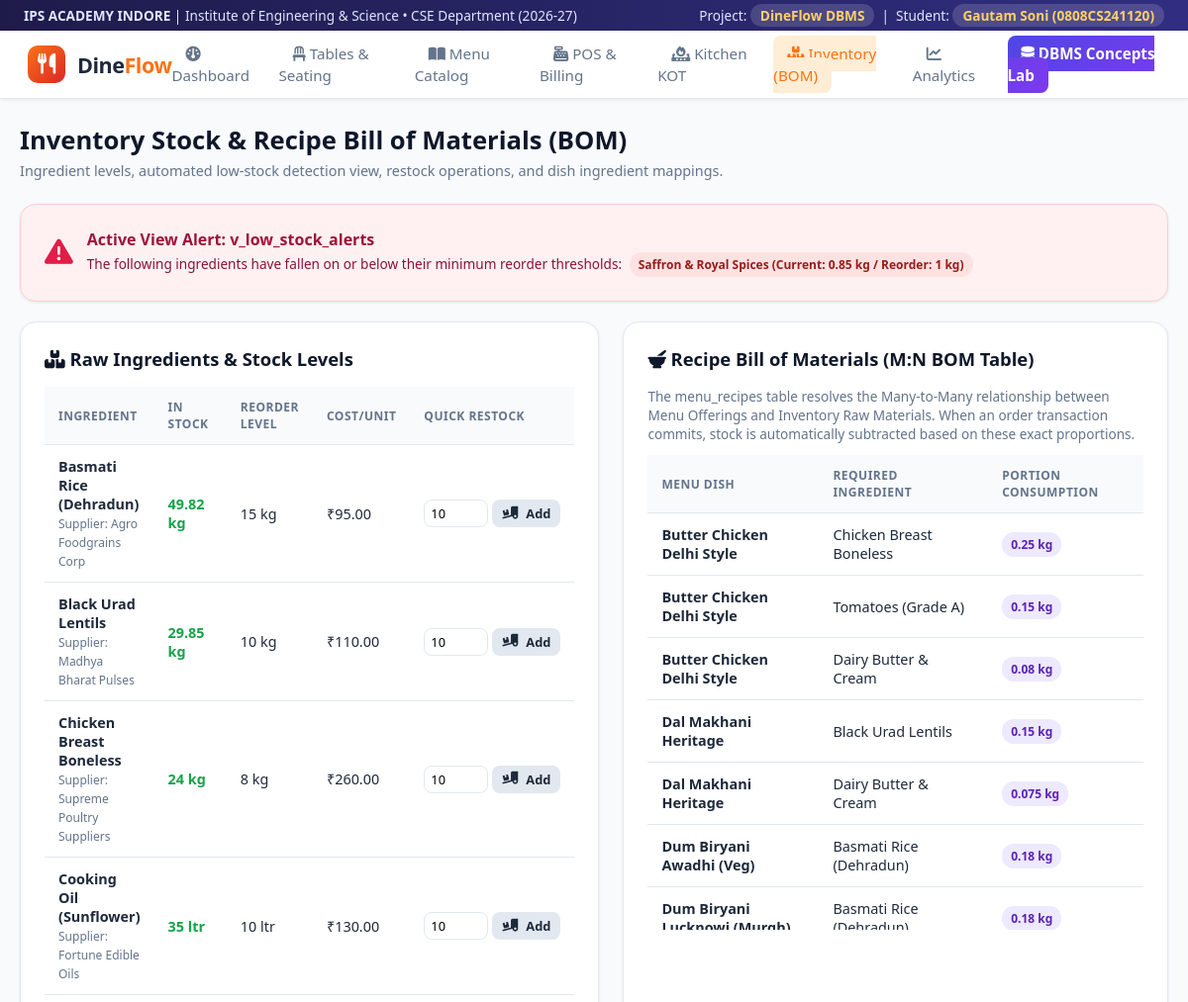
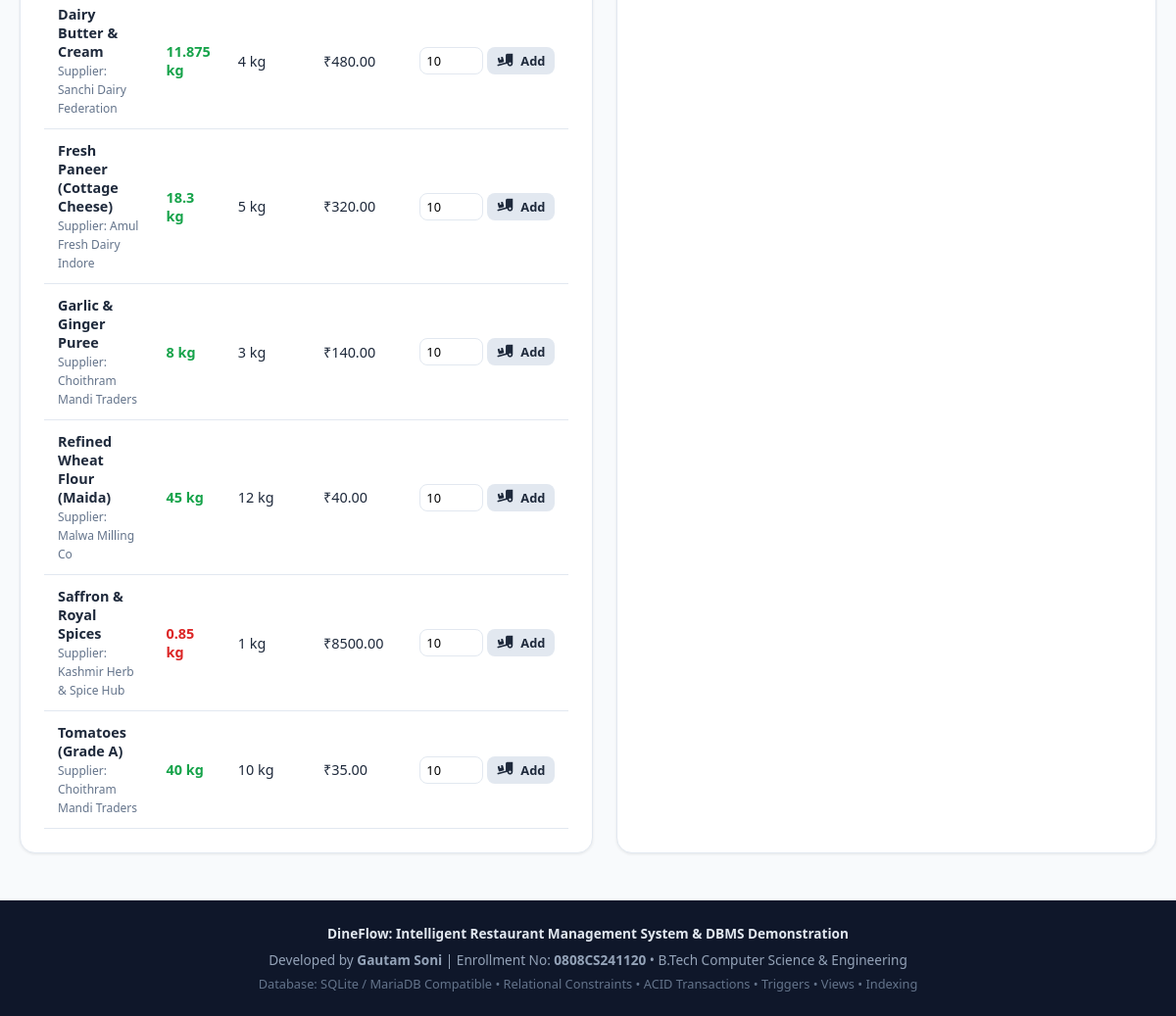
Page /inventory on the committed database (2 pictures, top to bottom).
### tables this page shows
CREATE TABLE inventory_items (
    ingredient_id INTEGER PRIMARY KEY AUTOINCREMENT,
    name VARCHAR(100) NOT NULL UNIQUE,
    stock_quantity DECIMAL(10, 2) NOT NULL DEFAULT 0.00 CHECK(stock_quantity >= 0),
    unit VARCHAR(20) NOT NULL, -- 'kg', 'ltr', 'packets', 'pcs'
    reorder_level DECIMAL(10, 2) NOT NULL DEFAULT 5.00,
    cost_per_unit DECIMAL(10, 2) NOT NULL DEFAULT 0.00,
    supplier_name VARCHAR(100),
    last_restocked TIMESTAMP DEFAULT CURRENT_TIMESTAMP
);

CREATE TABLE menu_recipes (
    recipe_id INTEGER PRIMARY KEY AUTOINCREMENT,
    item_id INTEGER NOT NULL,
    ingredient_id INTEGER NOT NULL,
    quantity_required DECIMAL(10, 3) NOT NULL CHECK(quantity_required > 0),
    UNIQUE(item_id, ingredient_id),
    FOREIGN KEY (item_id) REFERENCES menu_items(item_id) ON DELETE CASCADE,
    FOREIGN KEY (ingredient_id) REFERENCES inventory_items(ingredient_id) ON DELETE RESTRICT
);

CREATE TABLE menu_items (
    item_id INTEGER PRIMARY KEY AUTOINCREMENT,
    category_id INTEGER NOT NULL,
    name VARCHAR(100) NOT NULL UNIQUE,
    description TEXT,
    price DECIMAL(10, 2) NOT NULL CHECK(price >= 0),
    dietary_type VARCHAR(20) NOT NULL CHECK(dietary_type IN ('Veg', 'Non-Veg', 'Vegan', 'Egg')),
    preparation_time_mins INTEGER DEFAULT 15 CHECK(preparation_time_mins > 0),
    is_available INTEGER NOT NULL DEFAULT 1 CHECK(is_available IN (0, 1)),
    image_url VARCHAR(255),
    created_at TIMESTAMP DEFAULT CURRENT_TIMESTAMP,
    FOREIGN KEY (category_id) REFERENCES categories(category_id) ON DELETE RESTRICT ON UPDATE CASCADE
);

### app/__init__.py (the view)
    @app.route('/inventory')
    def inventory():
        conn = get_db_connection()
        cur = conn.cursor()
        inventory_items = cur.execute("SELECT * FROM inventory_items ORDER BY name").fetchall()
        recipes = cur.execute("""
            SELECT mr.recipe_id, m.name AS menu_item, ii.name AS ingredient_name, mr.quantity_required, ii.unit
            FROM menu_recipes mr
            JOIN menu_items m ON mr.item_id = m.item_id
            JOIN inventory_items ii ON mr.ingredient_id = ii.ingredient_id
            ORDER BY m.name
        """).fetchall()
        low_stock = cur.execute("SELECT * FROM v_low_stock_alerts").fetchall()
        conn.close()
        return render_template('inventory.html', inventory_items=inventory_items, recipes=recipes, low_stock=low_stock)

### app/db.py (called while the page is built)
def get_db_connection():
    os.makedirs(DB_DIR, exist_ok=True)
    conn = sqlite3.connect(DB_PATH)
    conn.row_factory = sqlite3.Row
    conn.execute("PRAGMA foreign_keys = ON;")
    return conn

### app/templates/inventory.html (shortened to what this page needs)
{% extends 'base.html' %}
{% block content %}
<div class="page-header">
    <div>
        <h1 class="page-title">Inventory Stock & Recipe Bill of Materials (BOM)</h1>
        <p class="page-subtitle">Ingredient levels, automated low-stock detection view, restock operations, and dish ingredient mappings.</p>
    </div>
</div>
{% if low_stock %}
<div class="card" style="background:#fff1f2; border:1px solid #fecdd3; margin-bottom:20px;">
    <div style="display:flex; align-items:center; gap:14px;">
        <i class="fa-solid fa-triangle-exclamation" style="font-size:1.8rem; color:#e11d48;"></i>
        <div>
            <strong style="color:#9f1239; font-size:1rem;">Active View Alert: <code>v_low_stock_alerts</code></strong>
            <p style="color:#881337; font-size:0.85rem; margin-top:2px;">
                The following ingredients have fallen on or below their minimum reorder thresholds:
                {% for ls in low_stock %}
                    <span class="badge badge-danger" style="margin-left:4px;">{{ ls.ingredient_name }} (Current: {{ ls.stock_quantity }} {{ ls.unit }} / Reorder: {{ ls.reorder_level }} {{ ls.unit }})</span>
                {% endfor %}
            </p>
        </div>
    </div>
</div>
{% endif %}
<div class="grid-2">
    <div class="card">
        <div class="card-title">
            <span><i class="fa-solid fa-boxes-stacked"></i> Raw Ingredients & Stock Levels</span>
        </div>
        <div class="table-responsive">
            <table class="data-table">
                <thead>
                    <tr>
                        <th>Ingredient</th>
                        <th>In Stock</th>
                        <th>Reorder Level</th>
                        <th>Cost/Unit</th>
                        <th>Quick Restock</th>
                    </tr>
                </thead>
                <tbody>
                    {% for item in inventory_items %}
                    <tr>
                        <td>
                            <strong>{{ item.name }}</strong><br>
                            <small style="color:#64748b;">Supplier: {{ item.supplier_name }}</small>
                        </td>
                        <td>
                            <strong style="color:{% if item.stock_quantity <= item.reorder_level %}#dc2626{% else %}#16a34a{% endif %};">
                                {{ item.stock_quantity }} {{ item.unit }}
                            </strong>
                        </td>
                        <td>{{ item.reorder_level }} {{ item.unit }}</td>
                        <td>₹{{ "%.2f"|format(item.cost_per_unit) }}</td>
                        <td>
                            <form action="{{ url_for('restock') }}" method="POST" style="display:flex; gap:4px;">
                                <input type="number" step="0.5" name="quantity" value="10" class="form-control" style="width:65px; padding:3px 6px; font-size:0.8rem;" required>
                                <button type="submit" class="btn btn-secondary btn-sm" title="Restock Stock">
                                    <i class="fa-solid fa-truck-ramp-box"></i> Add
                                </button>
                            </form>
                        </td>
                    </tr>
                    {% endfor %}
                </tbody>
            </table>
        </div>
    </div>
    <div class="card">
        <div class="card-title">
            <span><i class="fa-solid fa-mortar-pestle"></i> Recipe Bill of Materials (M:N BOM Table)</span>
        </div>
        <p style="font-size:0.85rem; color:#64748b; margin-bottom:12px;">
            The <code>menu_recipes</code> table resolves the Many-to-Many relationship between Menu Offerings and Inventory Raw Materials. When an order transaction commits, stock is automatically subtracted based on these exact proportions.
        </p>
        <div class="table-responsive" style="max-height:480px; overflow-y:auto;">
            <table class="data-table">
                <thead>
                    <tr>
                        <th>Menu Dish</th>
                        <th>Required Ingredient</th>
                        <th>Portion Consumption</th>
                    </tr>
                </thead>
                <tbody>
                    {% for r in recipes %}
                    <tr>
                        <td><strong>{{ r.menu_item }}</strong></td>
                        <td>{{ r.ingredient_name }}</td>
                        <td><span class="badge badge-purple">{{ r.quantity_required }} {{ r.unit }}</span></td>
                    </tr>
                    {% endfor %}
                </tbody>
            </table>
        </div>
    </div>
</div>
{% endblock %}

### app/static/css/style.css (style rules this page uses)
:root { --primary: #f97316; --primary-dark: #ea580c; --primary-light: #ffedd5; --secondary: #4f46e5; --secondary-dark: #4338ca; --dark-bg: #0f172a; --card-bg: #ffffff; --text-main: #1e293b; --text-muted: #64748b; --border-color: #e2e8f0; --success: #10b981; --warning: #f59e0b; --danger: #ef4444; --info: #0ea5e9; --radius-md: 10px; --radius-lg: 16px; --shadow-sm: 0 1px 3px rgba(0,0,0,0.08); --shadow-md: 0 4px 14px rgba(0,0,0,0.06); --shadow-lg: 0 10px 25px rgba(0,0,0,0.1); }
* { box-sizing: border-box; margin: 0; padding: 0; font-family: 'Segoe UI', -apple-system, BlinkMacSystemFont, Roboto, sans-serif; }
body { background-color: #f8fafc; color: var(--text-main); display: flex; flex-direction: column; min-height: 100vh; }
.page-header { display: flex; justify-content: space-between; align-items: center; margin-bottom: 24px; }
.page-title { font-size: 1.6rem; font-weight: 700; color: #0f172a; }
.page-subtitle { font-size: 0.9rem; color: var(--text-muted); margin-top: 4px; }
.btn { display: inline-flex; align-items: center; gap: 8px; padding: 9px 18px; border-radius: 8px; font-size: 0.9rem; font-weight: 600; cursor: pointer; border: none; text-decoration: none; transition: all 0.2s ease; }
.btn-secondary { background: #e2e8f0; color: #1e293b; }
.btn-sm { padding: 5px 10px; font-size: 0.8rem; }
.card { background: var(--card-bg); border: 1px solid var(--border-color); border-radius: var(--radius-lg); padding: 24px; box-shadow: var(--shadow-sm); margin-bottom: 24px; }
.card-title { font-size: 1.15rem; font-weight: 700; margin-bottom: 16px; display: flex; justify-content: space-between; align-items: center; color: #0f172a; }
.table-responsive { overflow-x: auto; }
table.data-table { width: 100%; border-collapse: collapse; font-size: 0.9rem; }
table.data-table th, table.data-table td { padding: 12px 14px; text-align: left; border-bottom: 1px solid var(--border-color); }
table.data-table th { background: #f8fafc; color: var(--text-muted); font-weight: 600; text-transform: uppercase; font-size: 0.75rem; letter-spacing: 0.5px; }
.badge { display: inline-block; padding: 4px 9px; border-radius: 12px; font-size: 0.75rem; font-weight: 600; }
.badge-danger { background: #fee2e2; color: #991b1b; }
.badge-purple { background: #ede9fe; color: #5b21b6; }
.grid-2 { display: grid; grid-template-columns: 1fr 1fr; gap: 24px; }
.form-control { width: 100%; padding: 10px 12px; border: 1px solid var(--border-color); border-radius: 8px; font-size: 0.9rem; outline: none; background: white; }

### rows in the picture
inventory_items: ingredient_name "Saffron & Royal Spices", stock_quantity "0.85", unit "kg", reorder_level "1", name "Saffron & Royal Spices", supplier_name "Kashmir Herb & Spice Hub", cost_per_unit "8500.00"
inventory_items: name "Basmati Rice (Dehradun)", supplier_name "Agro Foodgrains Corp", stock_quantity "49.82", unit "kg", reorder_level "15", cost_per_unit "95.00"
inventory_items: name "Black Urad Lentils", supplier_name "Madhya Bharat Pulses", stock_quantity "29.85", unit "kg", reorder_level "10", cost_per_unit "110.00"
inventory_items: name "Chicken Breast Boneless", supplier_name "Supreme Poultry Suppliers", stock_quantity "24", unit "kg", reorder_level "8", cost_per_unit "260.00"
inventory_items: name "Cooking Oil (Sunflower)", supplier_name "Fortune Edible Oils", stock_quantity "35", unit "ltr", reorder_level "10", cost_per_unit "130.00"
inventory_items: name "Dairy Butter & Cream", supplier_name "Sanchi Dairy Federation", stock_quantity "11.875", unit "kg", reorder_level "4", cost_per_unit "480.00"
inventory_items: name "Fresh Paneer (Cottage Cheese)", supplier_name "Amul Fresh Dairy Indore", stock_quantity "18.3", unit "kg", reorder_level "5", cost_per_unit "320.00"
inventory_items: name "Garlic & Ginger Puree", supplier_name "Choithram Mandi Traders", stock_quantity "8", unit "kg", reorder_level "3", cost_per_unit "140.00"
inventory_items: name "Refined Wheat Flour (Maida)", supplier_name "Malwa Milling Co", stock_quantity "45", unit "kg", reorder_level "12", cost_per_unit "40.00"
inventory_items: name "Tomatoes (Grade A)", supplier_name "Choithram Mandi Traders", stock_quantity "40", unit "kg", reorder_level "10", cost_per_unit "35.00"
menu_recipes: menu_item "Butter Chicken Delhi Style", ingredient_name "Chicken Breast Boneless", quantity_required "0.25", unit "kg"
menu_recipes: menu_item "Butter Chicken Delhi Style", ingredient_name "Tomatoes (Grade A)", quantity_required "0.15", unit "kg"
menu_recipes: menu_item "Butter Chicken Delhi Style", ingredient_name "Dairy Butter & Cream", quantity_required "0.08", unit "kg"
menu_recipes: menu_item "Dal Makhani Heritage", ingredient_name "Black Urad Lentils", quantity_required "0.15", unit "kg"
menu_recipes: menu_item "Dal Makhani Heritage", ingredient_name "Dairy Butter & Cream", quantity_required "0.075", unit "kg"
menu_recipes: menu_item "Dum Biryani Awadhi (Veg)", ingredient_name "Basmati Rice (Dehradun)", quantity_required "0.18", unit "kg"
menu_recipes: menu_item "Dum Biryani…", ingredient_name "Basmati Rice…", quantity_required "0.18", unit "kg"
